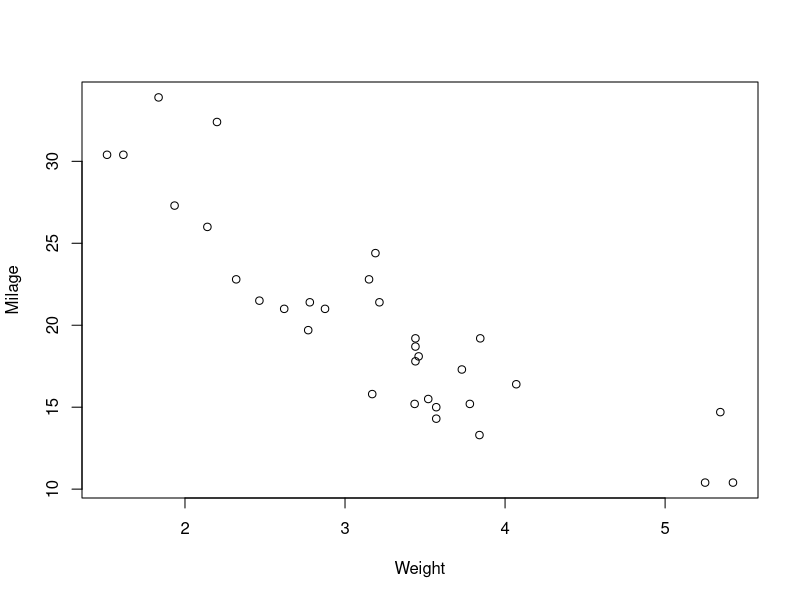
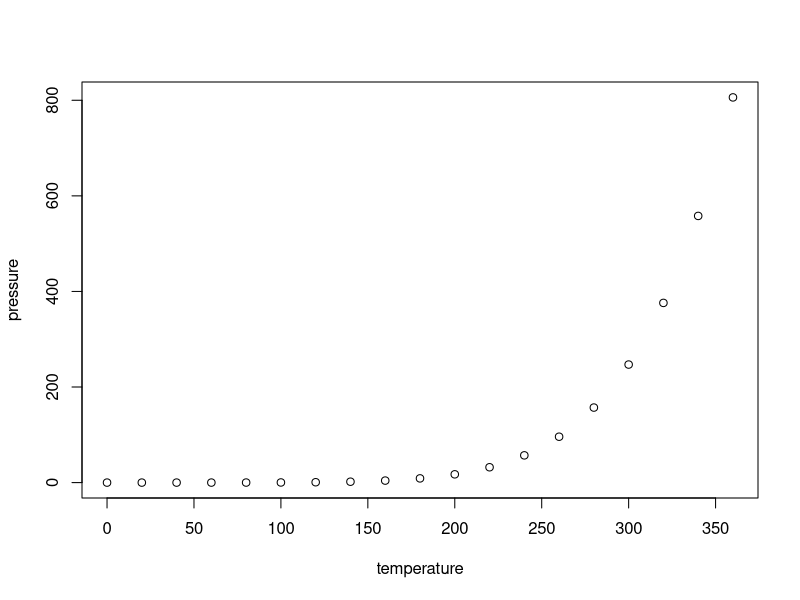

These charts were generated, in order, by the following R code:
## ---- chunk 1
knitr::opts_chunk$set(echo = FALSE)
## ---- chunk 2
head(mtcars)
## ---- chunk 3
plot(mtcars$wt,mtcars$mpg, xlab = "Weight", ylab = "Milage")
## ---- chunk 4
summary(cars)
## ---- chunk 5
plot(pressure)
